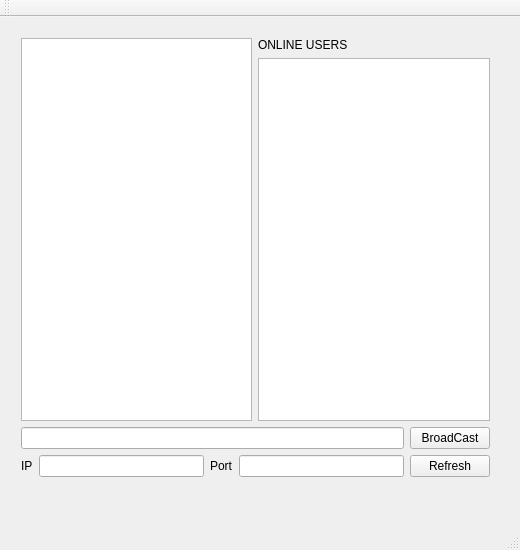
<?xml version="1.0" encoding="UTF-8"?>
<ui version="4.0">
 <class>MainWindow</class>
 <widget class="QMainWindow" name="MainWindow">
  <property name="geometry">
   <rect>
    <x>0</x>
    <y>0</y>
    <width>520</width>
    <height>550</height>
   </rect>
  </property>
  <property name="windowTitle">
   <string>MainWindow</string>
  </property>
  <widget class="QWidget" name="centralWidget">
   <widget class="QWidget" name="">
    <property name="geometry">
     <rect>
      <x>10</x>
      <y>10</y>
      <width>491</width>
      <height>461</height>
     </rect>
    </property>
    <layout class="QVBoxLayout" name="verticalLayout_2">
     <item>
      <layout class="QHBoxLayout" name="horizontalLayout_3">
       <item>
        <widget class="QTextEdit" name="te_info"/>
       </item>
       <item>
        <layout class="QVBoxLayout" name="verticalLayout">
         <item>
          <widget class="QLabel" name="label_2">
           <property name="text">
            <string>ONLINE USERS</string>
           </property>
          </widget>
         </item>
         <item>
          <widget class="QListWidget" name="lw_onlineUsers"/>
         </item>
        </layout>
       </item>
      </layout>
     </item>
     <item>
      <layout class="QHBoxLayout" name="horizontalLayout_2">
       <item>
        <widget class="QLineEdit" name="le_boardCast"/>
       </item>
       <item>
        <widget class="QPushButton" name="btn_boardCast">
         <property name="text">
          <string>BroadCast</string>
         </property>
        </widget>
       </item>
      </layout>
     </item>
     <item>
      <layout class="QHBoxLayout" name="horizontalLayout">
       <item>
        <widget class="QLabel" name="label_3">
         <property name="text">
          <string>IP</string>
         </property>
        </widget>
       </item>
       <item>
        <widget class="QLineEdit" name="le_ip"/>
       </item>
       <item>
        <widget class="QLabel" name="label_4">
         <property name="text">
          <string>Port</string>
         </property>
        </widget>
       </item>
       <item>
        <widget class="QLineEdit" name="le_port"/>
       </item>
       <item>
        <widget class="QPushButton" name="btn_refresh">
         <property name="text">
          <string>Refresh</string>
         </property>
        </widget>
       </item>
      </layout>
     </item>
    </layout>
   </widget>
   <zorder>layoutWidget</zorder>
   <zorder></zorder>
  </widget>
  <widget class="QMenuBar" name="menuBar">
   <property name="geometry">
    <rect>
     <x>0</x>
     <y>0</y>
     <width>520</width>
     <height>25</height>
    </rect>
   </property>
  </widget>
  <widget class="QToolBar" name="mainToolBar">
   <attribute name="toolBarArea">
    <enum>TopToolBarArea</enum>
   </attribute>
   <attribute name="toolBarBreak">
    <bool>false</bool>
   </attribute>
  </widget>
  <widget class="QStatusBar" name="statusBar"/>
 </widget>
 <layoutdefault spacing="6" margin="11"/>
 <resources/>
 <connections/>
</ui>
